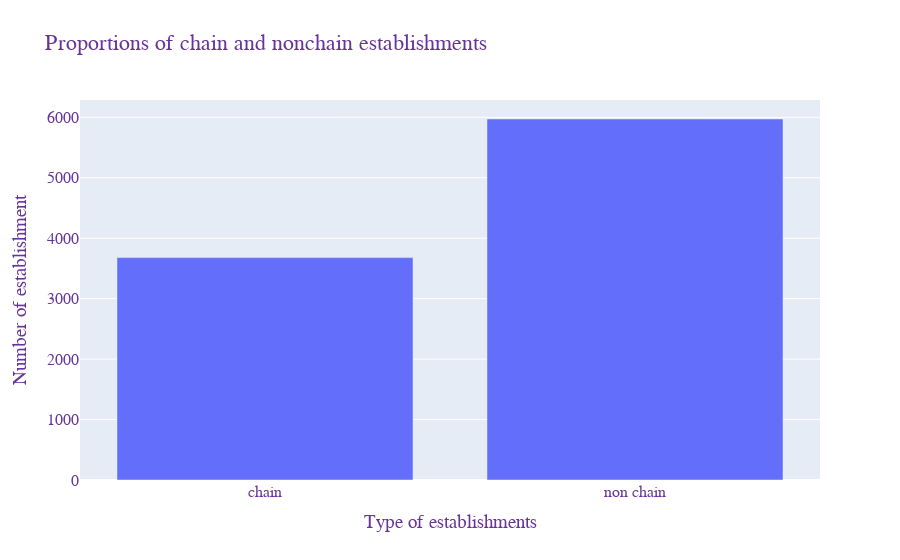

The notebook cell saved with this chart:
### Code cell
# plot a pie for propostion distribution of chaoin and non chain establishments
chain_fig = go.Figure([go.Bar(x=chain_group.index.values,y=chain_group['est_type'])])

#update the layout
chain_fig.update_layout(
    title="Proportions of chain and nonchain establishments",
    xaxis_title="Type of establishments",
    yaxis_title="Number of establishment",
    font=dict(family="Arial", size=16, color="RebeccaPurple"))

chain_fig.show()

### Figure 1 — Plotly figure (JSON) as saved in the notebook; plotly's stock layout.template omitted (floating-point values rounded to 4 significant figures)
{"data": [{"type": "bar", "x": ["chain", "non chain"], "y": [3679, 5972]}], "layout": {"font": {"color": "RebeccaPurple", "family": "Arial", "size": 16}, "title": {"text": "Proportions of chain and nonchain establishments"}, "xaxis": {"title": {"text": "Type of establishments"}}, "yaxis": {"title": {"text": "Number of establishment"}}}}
